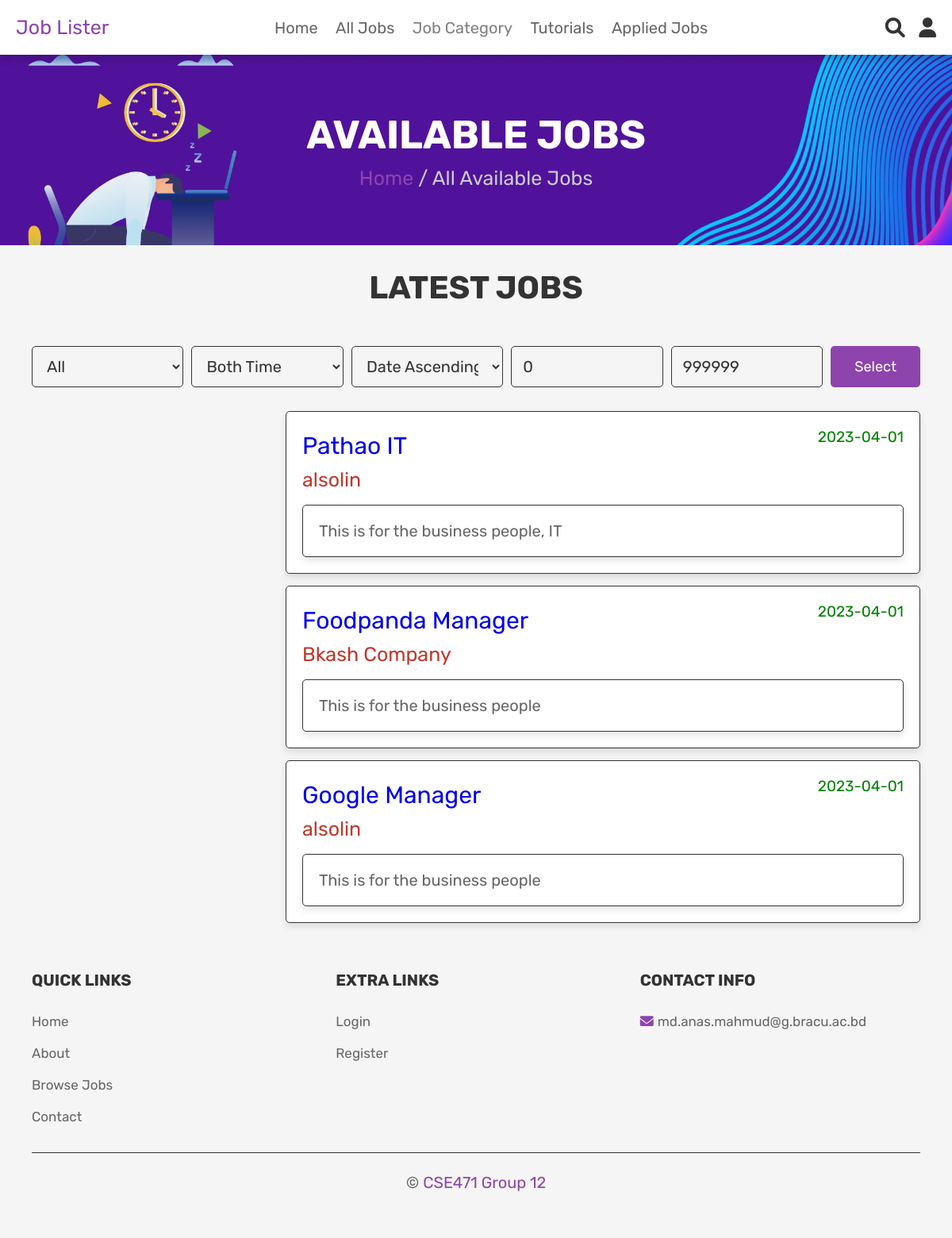
/all_jobs.php (signed in), run on the app's committed database.
### tables this page shows
CREATE TABLE `jobs_posted` (
  `job_id` int(100) NOT NULL,
  `job_title` varchar(100) NOT NULL,
  `job_company_id` int(100) NOT NULL,
  `job_details` text NOT NULL,
  `job_type` varchar(100) NOT NULL,
  `job_category` varchar(100) NOT NULL,
  `job_salary` int(100) NOT NULL,
  `job_creation_date` date NOT NULL,
  `job_expiration_date` date NOT NULL,
  `job_post_status` varchar(100) NOT NULL,
  `bkash_transaction` varchar(100) DEFAULT NULL
);

CREATE TABLE `company` (
  `id` int(100) NOT NULL,
  `name` varchar(100) NOT NULL,
  `email` varchar(100) NOT NULL,
  `password` varchar(100) NOT NULL,
  `company_logo` varchar(100) DEFAULT NULL,
  `company_details` text DEFAULT NULL,
  `account_type` varchar(100) NOT NULL,
  `company_document` varchar(100) DEFAULT NULL,
  `account_creation_date` timestamp NOT NULL DEFAULT current_timestamp() ON UPDATE current_timestamp(),
  `always_null` int(11) DEFAULT NULL
);

### all_jobs.php (the view, shortened to what this page needs)
<?php
include 'config.php';
?>
<!DOCTYPE html>
<html lang="en">
<head>
   <link rel="stylesheet" href="https://cdnjs.cloudflare.com/ajax/libs/font-awesome/6.0.0/css/all.min.css">
   <link rel="stylesheet" href="css/admin_style.css">
   <link rel="stylesheet" href="css/style.css">
</head>
<body>
<?php include 'header.php'; ?>
<div class="heading">
   <h3 style="color: white;">Available Jobs</h3>
   <p style="color: #ccc;"> <a href="home.php">Home</a> / All Available Jobs </p>
</div>
<section class="products">
   <h1 class="title">Latest Jobs</h1>
   <section class="search-form">
      <form action="" method="post">
            <select name="category_buttons" class="box">
               <option value="All">All</option>
            </select>
            <select name="job_type_select" class="box">
               <option value="Both Time">Both Time</option>
            </select>
            <select name="job_sort" class="box">
               <option value="Date Ascending">Date Ascending</option>
            </select>
            <input type="text" name="min_job_salary" placeholder="Min Salary" value=0 class="box">
            <input type="text" name="max_job_salary" placeholder="Max Salary" value=999999 class="box">
               <input type="submit" value="Select" name="job_sort_button" class="btn">
         </form>
   </section>
<section class="show-products">
   <div class="box-container">
      <?php
         $job_category = $_SESSION['job_category'];
         $job_sort = $_SESSION['job_sort'];
         if (isset($_SESSION['value'])) {
            $select_job = mysqli_query($conn, "SELECT * FROM `jobs_posted` INNER JOIN `company` ON jobs_posted.job_company_id = company.id WHERE job_category='$job_header_category' AND job_post_status='Approved'") or die('query failed');
         }
         else if(($job_category == 'All') and ($job_sort == 'Date Ascending') and (!isset($_POST['job_sort_button']))){
            $select_job = mysqli_query($conn, "SELECT * FROM `jobs_posted` INNER JOIN `company` ON jobs_posted.job_company_id = company.id WHERE job_post_status='Approved'") or die('query failed');
         }
         if(mysqli_num_rows($select_job) > 0){
            while($fetch_products = mysqli_fetch_assoc($select_job)){
            ?>
         <form action="" method="post" class="box">
         <p> <span class="details" style="font-size: 19px; color: green;"><span><?php echo $fetch_products['job_creation_date']; ?></span> </p>
            <div class="job_title"><a href="all_jobs.php?update=<?php echo $fetch_products['job_id']; ?>"><?php echo $fetch_products['job_title']; ?></a></div>
            <div class="company_name"><?php echo $fetch_products['name']; ?></div>
            <br>
            <div class="box">
               <div class="job_details"><?php echo (strlen($fetch_products['job_details']) > 70) ? substr($fetch_products['job_details'],0,30).'...' : $fetch_products['job_details']; ?></div>
            </div>
         </form>
            <?php
               }
         }else{
            echo '<p class="empty">Could not find any job posts</p>';
         }
      ?>
   </div>
</section>
<?php include 'footer.php'; ?>
</body>
</html>

### header.php (shortened to what this page needs)
<header class="header">
   <div class="header-2">
      <div class="flex">
         <a href="home.php" class="logo">Job Lister</a>
         <nav class="navbar">
            <a href="home.php">Home</a>
            <a href="all_jobs.php">All Jobs</a>
            <div class="dropdown">
            <a href="all_jobs.php" class="dropbtn" style="color: gray; pointer-events: none;">Job Category</a>
            </div>
            <a href="tutorials.php">Tutorials</a>
            <a href="applied_jobs.php">Applied Jobs</a>
         </nav>
         <div class="icons">
            <a href="search_jobs.php" class="fas fa-search"></a>
            <div id="user-btn" class="fas fa-user"></div>
         </div>
      </div>
   </div>
</header>

### footer.php
<section class="footer">
   <div class="box-container">
      <div class="box">
         <h3>quick links</h3>
         <a href="home.php">Home</a>
         <a href="about.php">About</a>
         <a href="shop.php">Browse Jobs</a>
         <a href="contact.php">Contact</a>
      </div>
      <div class="box">
         <h3>extra links</h3>
         <a href="login.php">Login</a>
         <a href="register.php">Register</a>
      </div>
      <div class="box">
         <h3>contact info</h3>
         <p> <i class="fa-solid fa-envelope"></i></i>md.anas.mahmud@g.bracu.ac.bd</p>
      </div>
   </div>
   <p class="credit"> &copy; <span>CSE471 Group 12</span> </p>
</section>

### css/admin_style.css (style rules this page uses)
:root { --purple:#8e44ad; --red:#c0392b; --orange:#f39c12; --black:#333; --white:#fff; --light-color:#666; --light-white:#ccc; --light-bg:#f5f5f5; --border:.1rem solid var(--black); --box-shadow:0 .5rem 1rem rgba(0,0,0,.1); }
* { font-family: 'Rubik', sans-serif; margin:0; padding:0; box-sizing: border-box; outline: none; border:none; text-decoration: none; transition:all .2s linear; }
html { font-size: 62.5%; overflow-x: hidden; }
body { background-color: var(--light-bg); }
section { padding:3rem 2rem; }
.title { text-align: center; margin-bottom: 2rem; text-transform: uppercase; color:var(--black); font-size: 4rem; }
.btn, .option-btn, .delete-btn, .white-btn { display: inline-block; margin-top: 1rem; padding:1rem 3rem; cursor: pointer; color:var(--white); font-size: 1.8rem; border-radius: .5rem; text-transform: capitalize; }
.white-btn, .btn { background-color: var(--purple); }
.header { position: sticky; top:0; left:0; right:0; z-index: 1000; background-color: var(--white); box-shadow: var(--box-shadow); }
.header .flex { display: flex; align-items: center; padding:2rem; justify-content: space-between; position: relative; max-width: 1200px; margin:0 auto; }
.header .flex .logo { font-size: 2.5rem; color:var(--black); }
.header .flex .navbar a { margin:0 1rem; font-size: 2rem; color:var(--black); }
.header .flex .icons div { margin-left: 1.5rem; font-size: 2.5rem; cursor: pointer; color:var(--black); }
.show-products .box-container { display: grid; grid-template-columns: repeat(auto-fit, 80rem); justify-content: right; gap:1.5rem; max-width: 1200px; margin:0 auto; align-items: flex-start; }
.show-products { padding-top: 0; }
.show-products .box-container .box { text-align: left; padding:2rem; border-radius: .5rem; border:var(--border); box-shadow: var(--box-shadow); background-color: var(--white); }
.show-products .box-container .box .job_title { padding:0.5rem 0; font-size: 3em; color:var(--purple); }
.show-products .box-container .box .company_name { padding:0.5rem 0; font-size: 2.5rem; color:var(--red); }
.show-products .box-container .box .job_details { font-size: 2rem; color:var(--light-color); }

### header.php (style rules this page uses)
.dropdown { position: relative; display: inline-block; text-align: center; }

### all_jobs.php (style rules this page uses)
.box p { position: relative; }
.box .details { position: absolute; top: 0; right: 0; }

### data on the page
jobs_posted: job_creation_date "2023-04-01", job_title "Pathao IT", company.name "alsolin", job_details "This is for the business people, IT"
jobs_posted: job_creation_date "2023-04-01", job_title "Foodpanda Manager", company.name "Bkash Company", job_details "This is for the business people"
jobs_posted: job_creation_date "2023-04-01", job_title "Google Manager", company.name "alsolin", job_details "This is for the business people"
